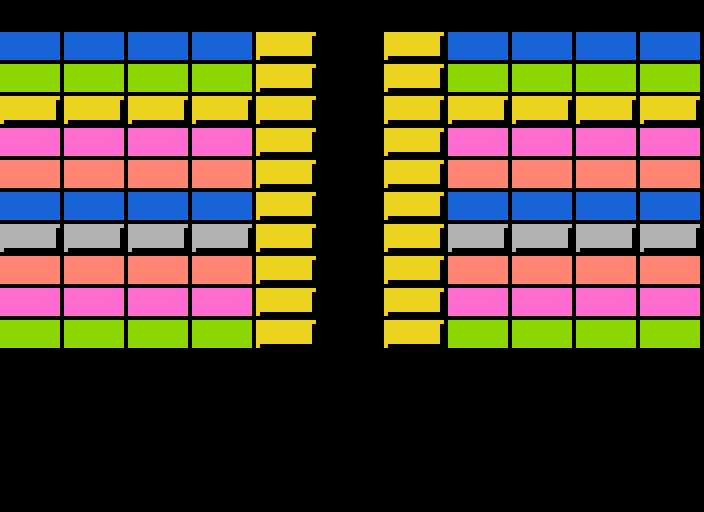

Below is a game level as drawn by its tile map, then a one-line description and the .tmx file that defines it, in full:
An orthogonal 11x16 tile map with 64x32 px tiles, 1 tile layer (Level).

<map version="1.10" tiledversion="1.10.2" orientation="orthogonal" renderorder="right-down" width="11" height="16" tilewidth="64" tileheight="32" infinite="0" nextlayerid="2" nextobjectid="1">
 <tileset firstgid="1" name="tileset" tilewidth="64" tileheight="32" tilecount="12" columns="4">
  <image source="tileset.png" width="256" height="96" />
 </tileset>
 <layer id="1" name="Level" width="11" height="16">
  <data encoding="csv">
0,0,0,0,0,0,0,0,0,0,0,
6,6,6,6,10,0,10,6,6,6,6,
4,4,4,4,10,0,10,4,4,4,4,
10,10,10,10,10,0,10,10,10,10,10,
7,7,7,7,10,0,10,7,7,7,7,
2,2,2,2,10,0,10,2,2,2,2,
6,6,6,6,10,0,10,6,6,6,6,
9,9,9,9,10,0,10,9,9,9,9,
2,2,2,2,10,0,10,2,2,2,2,
7,7,7,7,10,0,10,7,7,7,7,
4,4,4,4,10,0,10,4,4,4,4,
0,0,0,0,0,0,0,0,0,0,0,
0,0,0,0,0,0,0,0,0,0,0,
0,0,0,0,0,0,0,0,0,0,0,
0,0,0,0,0,0,0,0,0,0,0,
0,0,0,0,0,0,0,0,0,0,0
</data>
 </layer>
</map>